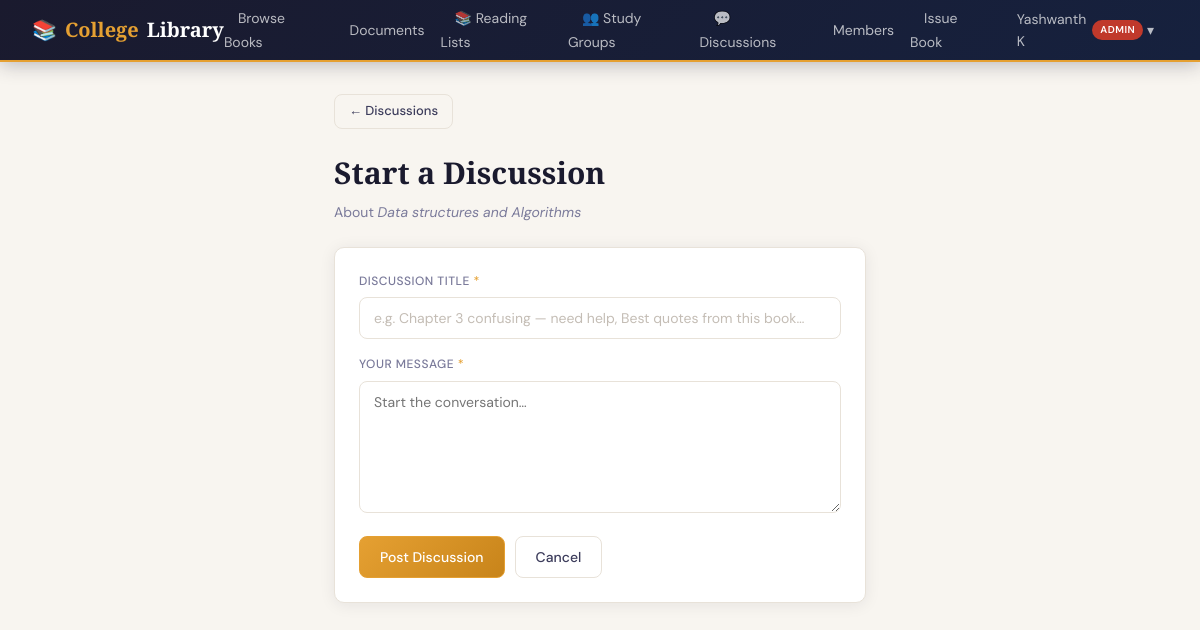
The page /social/books/3/discussions/create/ (signed in) on the database its author committed.
### accounts/models.py (models this page shows, shortened)
class CustomUser(AbstractUser):
    class Role(models.TextChoices):
        ADMIN = 'ADMIN', 'Admin'
        LIBRARIAN = 'LIBRARIAN', 'Librarian'
        TEACHER = 'TEACHER', 'Teacher'
        STUDENT = 'STUDENT', 'Student'
    role = models.CharField(
        max_length=20,
        choices=Role.choices,
        default=Role.STUDENT,
    )
    phone_number = models.CharField(max_length=15, blank=True)
    department = models.CharField(max_length=100, blank=True)   # e.g. "Computer Science"
    student_id = models.CharField(max_length=20, blank=True, unique=True, null=True)
    profile_picture = models.ImageField(upload_to='profiles/', blank=True, null=True)
    is_approved = models.BooleanField(default=False)            # Admin must approve new members
    date_of_joining = models.DateField(auto_now_add=True)
    @property
    def can_manage_books(self):
        return self.role in (self.Role.ADMIN, self.Role.LIBRARIAN)

### books/models.py (models this page shows, shortened)
class Book(models.Model):
    title          = models.CharField(max_length=200, db_index=True)
    author         = models.CharField(max_length=200, db_index=True)
    isbn           = models.CharField(max_length=13, unique=True, db_index=True)
    published_date = models.DateField()
    quantity       = models.PositiveIntegerField(default=1)
    description    = models.TextField(blank=True)
    cover_image    = models.ImageField(upload_to='book_covers/', blank=True, null=True)
    cover_url      = models.URLField(blank=True)          # cached external URL fallback
    qr_code        = models.ImageField(upload_to='book_qrcodes/', blank=True, null=True)
    created_at     = models.DateTimeField(auto_now_add=True)
    updated_at     = models.DateTimeField(auto_now=True)
    added_by       = models.ForeignKey(
        settings.AUTH_USER_MODEL,
        on_delete=models.SET_NULL,
        null=True, blank=True,
        related_name='books_added',
    )
    class Meta:
        ordering = ['title']

### social/views.py (the view, shortened to what this page needs)
# urls.py: path('discussions/create/',                 views.create_discussion,    name='create_discussion'),
@login_required
@approved_required
def create_discussion(request, book_pk=None):
    book = get_object_or_404(Book, pk=book_pk) if book_pk else None
    return render(request, 'social/create_discussion.html', {'book': book})

### social/templates/social/create_discussion.html (shortened to what this page needs)
{% extends 'base.html' %}
{% block content %}
<div class="page" style="max-width:580px;">
  {% if book %}
    <a href="{% url 'social:book_discussions' book.pk %}" class="btn btn-outline btn-sm" style="margin-bottom:20px;">← Discussions</a>
  {% else %}
    <a href="{% url 'social:discussions' %}" class="btn btn-outline btn-sm" style="margin-bottom:20px;">← Discussions</a>
  {% endif %}
  <div class="page-title">Start a Discussion</div>
  {% if book %}<div class="page-sub">About <em>{{ book.title }}</em></div>{% endif %}
  <div class="card" style="margin-top:20px;">
    <div class="card-body">
      <form method="post">
        <div class="form-group">
          <label>Discussion Title <span style="color:var(--gold);">*</span></label>
          <input type="text" name="title" placeholder="e.g. Chapter 3 confusing — need help, Best quotes from this book…" maxlength="200" required>
        </div>
        <div class="form-group">
          <label>Your Message <span style="color:var(--gold);">*</span></label>
          <textarea name="body" rows="6" placeholder="Start the conversation…" maxlength="2000" required></textarea>
        </div>
        <div style="display:flex;gap:10px;">
          <button type="submit" class="btn btn-gold">Post Discussion</button>
          <a href="{% if book %}{% url 'social:book_discussions' book.pk %}{% else %}{% url 'social:discussions' %}{% endif %}" class="btn btn-outline">Cancel</a>
        </div>
      </form>
    </div>
  </div>
</div>
{% endblock %}

### templates/base.html (shortened to what this page needs)
<!DOCTYPE html>
<html lang="en">
<head>
</head>
<body>
{% if user.is_authenticated %}
<nav class="navbar">
  <a class="nav-brand" href="{% url 'accounts:dashboard' %}">📚 <span>College</span> Library</a>
  <ul class="nav-links">
    <li><a href="{% url 'books:book_list' %}">Browse Books</a></li>
    <li><a href="{% url 'books:document_list' %}">Documents</a></li>
    <li><a href="{% url 'social:reading_lists' %}">📚 Reading Lists</a></li>
    <li><a href="{% url 'social:study_rooms' %}">👥 Study Groups</a></li>
    <li><a href="{% url 'social:discussions' %}">💬 Discussions</a></li>
    {% if user.can_manage_books %}
      <li><a href="{% url 'accounts:manage_users' %}">Members</a></li>
      <li><a href="{% url 'accounts:issue_book' %}">Issue Book</a></li>
    {% else %}
      <li><a href="{% url 'accounts:my_borrows' %}">My Books</a></li>
    {% endif %}
    <li class="nav-dropdown">
      <a href="#" class="nav-dropdown-toggle">
        {{ user.get_full_name|default:user.username }}
        <span class="nav-role-badge role-{{ user.role|lower }}">{{ user.get_role_display }}</span>
        &nbsp;▾
      </a>
    </li>
  </ul>
</nav>
{% endif %}
{% block content %}{% endblock %}
</body>
</html>

### templates/base.html (style rules this page uses)
:root { --navy: #1a1a2e; --navy-mid: #16213e; --navy-deep: #0f3460; --gold: #e5a032; --gold-dk: #c8841a; --gold-lt: #fdf3e0; --gold-bd: #f0d79a; --cream: #f8f5f0; --paper: #f2ede6; --border: #e8e2d9; --ink: #1a1a2e; --ink2: #3d3d5c; --ink3: #7a7a9a; --white: #ffffff; --danger: #c0392b; --success: #1a7a4a; --warn: #b5832a; --info: #0d6e6e; --radius: 10px; --shadow: 0 2px 16px rgba(26,26,46,0.08); --shadow-lg: 0 8px 40px rgba(26,26,46,0.16); }
*, *::before, *::after { box-sizing: border-box; margin: 0; padding: 0; }
body { font-family: 'DM Sans', sans-serif; background: var(--cream); color: var(--ink); min-height: 100vh; font-size: 15px; line-height: 1.6; }
.navbar { background: linear-gradient(135deg, var(--navy) 0%, var(--navy-mid) 100%); padding: 0 32px; height: 62px; display: flex; align-items: center; justify-content: space-between; position: sticky; top: 0; z-index: 200; border-bottom: 2px solid var(--gold); box-shadow: 0 2px 20px rgba(26,26,46,0.3); }
.nav-brand { font-family: 'Playfair Display', serif; font-size: 20px; font-weight: 700; color: #fff; text-decoration: none; display: flex; align-items: center; gap: 8px; }
.nav-brand span { color: var(--gold); }
.nav-links { display: flex; align-items: center; gap: 2px; list-style: none; }
.nav-links a { color: rgba(255,255,255,0.7); text-decoration: none; font-size: 14px; font-weight: 400; padding: 7px 14px; border-radius: 8px; transition: all 0.2s; }
.nav-role-badge { font-size: 10px; font-weight: 600; padding: 2px 8px; border-radius: 20px; margin-left: 6px; text-transform: uppercase; letter-spacing: 0.5px; }
.role-admin { background: #c0392b; color: #fff; }
.nav-dropdown { position: relative; }
.nav-dropdown-toggle { cursor: pointer; display: flex; align-items: center; }
.page { padding: 32px 24px; max-width: 1160px; margin: 0 auto; }
.card { background: #fff; border: 1px solid var(--border); border-radius: var(--radius); box-shadow: var(--shadow); }
.card-body { padding: 24px; }
.btn { display: inline-flex; align-items: center; gap: 6px; padding: 9px 20px; border-radius: 8px; font-family: 'DM Sans', sans-serif; font-size: 14px; font-weight: 500; cursor: pointer; border: 1.5px solid transparent; text-decoration: none; transition: all 0.18s; white-space: nowrap; }
.btn-gold { background: linear-gradient(135deg, var(--gold), var(--gold-dk)); color: #fff; border-color: var(--gold); }
.btn-outline { background: transparent; color: var(--ink2); border-color: var(--border); }
.btn-sm { padding: 6px 14px; font-size: 13px; }
.form-group { margin-bottom: 16px; }
label { display: block; font-size: 12px; font-weight: 500; color: var(--ink3); text-transform: uppercase; letter-spacing: 0.5px; margin-bottom: 6px; }
input, select, textarea { width: 100%; padding: 11px 14px; border: 1.5px solid var(--border); border-radius: 8px; background: #fff; font-family: 'DM Sans', sans-serif; font-size: 14px; color: var(--ink); transition: border-color 0.2s, box-shadow 0.2s; outline: none; }
input::placeholder { color: #c4bdb5; }
.page-title { font-family: 'Playfair Display', serif; font-size: 30px; font-weight: 700; color: var(--ink); margin-bottom: 4px; }
.page-sub { color: var(--ink3); font-size: 14px; margin-bottom: 24px; }

### rows shown on the page
CustomUser: get_full_name "Yashwanth K", role "ADMIN"
Book: title "Data structures and Algorithms"
